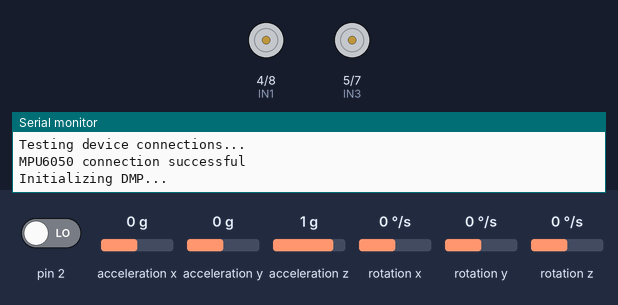
This sketch was run on a simulated Arduino Uno, built with avr-gcc and run on an emulated ATmega328P. On the bench: motor-driver pin pairs drawn as motors (green arrow = first pin HIGH = forward, orange = second pin HIGH = backward, longer = more drive, scaled by the enable pin), the last lines printed to the serial monitor. Inputs (shaded band) come from the test bench; at power-on: rotation z 0 °/s, pin 2 LOW, acceleration x 0 g, acceleration y 0 g, acceleration z 1 g, rotation x 0 °/s, rotation y 0 °/s. The sensor or clock chip raises its interrupt line as the real part does.

Above: at 0.1 s.
At 1.7 s:
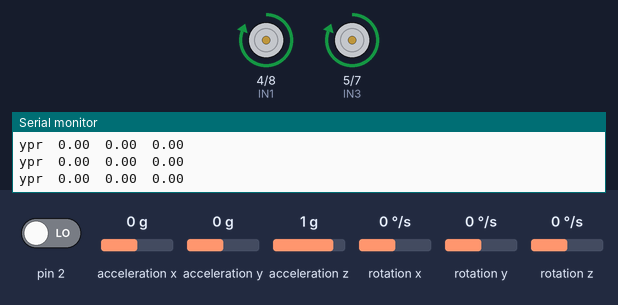
1.8 s: rotation z set to -192 °/s
Timing chart, 0 to 4.8 s (numbered marks = the images above; inputs shaded):
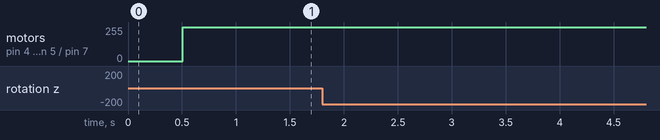

The sketch:

Balance.ino
```cpp
#include "MPU6050_6Axis_MotionApps20.h"
#include "I2Cdev.h"
#include "Wire.h"

MPU6050 mpu;
Quaternion q;
VectorFloat gravity;
float ypr[3];

bool dmpReady = false;
uint8_t mpuIntStatus;
uint8_t devStatus;
uint16_t packetSize;
uint16_t fifoCount;
uint8_t fifoBuffer[64];

double originalSetpoint = 180;
double setpoint = originalSetpoint;
double movingAngleOffset = 0.3;
double input, output, p=70, i=240, d=1.9, ITerm, lastInput, error;
double outMin=-255, outMax=255, dInput;
double motorAConst=1, motorBConst=1;
int SampleTime = 10;
unsigned long lastTime = millis()-SampleTime;

int ENA = 3;
int IN1 = 4;
int IN2 = 8;
int IN3 = 5;
int IN4 = 7;
int ENB = 6;
int currentSpeed;
int MIN_ABS_SPEED = 30;

volatile bool mpuInterrupt = false;
void dmpDataReady(){
  mpuInterrupt = true;
}

void Compute(){
  unsigned long now = millis();
  unsigned long timeChange = now - lastTime;
  if(timeChange>=SampleTime){
    error = setpoint - input;
    ITerm = ITerm + (i*error);
    if(ITerm > outMax) ITerm = outMax;
    else if(ITerm < outMin) ITerm = outMin;
    dInput = (input - lastInput);
    output = p * error + ITerm- d * dInput;
    if(output > outMax) output = outMax;
    else if(output < outMin) output = outMin;
    lastInput = input;
    lastTime = now;
  }
}

void Move(int speed, int minSpeed){
  int direction = 1;
  if(speed < 0){
    direction = -1;
    speed = min(speed,-1*minSpeed);
    speed = max(speed,-255);
  }
  else
  {
    speed = max(speed,minSpeed);
    speed = min(speed,255);
  }
  if(speed == currentSpeed) return;
  int realSpeed = max(minSpeed, abs(speed));
  digitalWrite(IN1, speed > 0 ? HIGH : LOW);
  digitalWrite(IN2, speed > 0 ? LOW : HIGH);
  digitalWrite(IN3, speed > 0 ? HIGH : LOW);
  digitalWrite(IN4, speed > 0 ? LOW : HIGH);
  analogWrite(ENA, realSpeed * motorAConst);
  analogWrite(ENB, realSpeed * motorBConst);
  currentSpeed = direction * realSpeed;
}

void setup() {
  pinMode(ENA, OUTPUT);
  pinMode(IN1, OUTPUT);
  pinMode(IN2, OUTPUT);
  pinMode(ENB, OUTPUT);
  pinMode(IN3, OUTPUT);
  pinMode(IN4, OUTPUT);
  Wire.begin();
  TWBR = 24;//jashgdjhbasdhja
  Serial.begin(115200);
  while(!Serial);
  Serial.println(F("Initializing I2C devices..."));
  mpu.initialize();
  Serial.println(F("Testing device connections..."));
  Serial.println(mpu.testConnection() ? F("MPU6050 connection successful") : F("MPU6050 connection failed"));
  Serial.println(F("Initializing DMP..."));
  devStatus = mpu.dmpInitialize();

  if (devStatus == 0){
    Serial.println(F("Enabling DMP..."));
    mpu.setDMPEnabled(true);
    Serial.println(F("Enabling interrupt detection (Arduino external interrupt 0)..."));
    attachInterrupt(0, dmpDataReady, RISING);
    mpuIntStatus = mpu.getIntStatus();
    Serial.println(F("DMP ready! Waiting for first interrupt..."));
    dmpReady = true;
    packetSize = mpu.dmpGetFIFOPacketSize();
  }
  else{
    Serial.print(F("DMP Initialization failed (code "));
    Serial.print(devStatus);
    Serial.println(F(")"));
  }
}

void loop() {
  if (!dmpReady) return;
  while (!mpuInterrupt && fifoCount < packetSize){
    Compute();
    Move(output, MIN_ABS_SPEED);
  }
  mpuInterrupt = false;
  mpuIntStatus = mpu.getIntStatus();
  fifoCount = mpu.getFIFOCount();
  if ((mpuIntStatus & 0x10) || fifoCount == 1024){
    mpu.resetFIFO();
    Serial.println(F("FIFO overflow!"));
  }
  else if (mpuIntStatus & 0x02){
    while (fifoCount < packetSize) fifoCount = mpu.getFIFOCount();
    mpu.getFIFOBytes(fifoBuffer, packetSize);
    fifoCount -= packetSize;
    mpu.dmpGetQuaternion(&q, fifoBuffer);
    mpu.dmpGetGravity(&gravity, &q);
    mpu.dmpGetYawPitchRoll(ypr, &q, &gravity);
    Serial.print("ypr\t");
    Serial.print(ypr[0] * 180/M_PI);
    Serial.print("\t");
    Serial.print(ypr[1] * 180/M_PI);
    Serial.print("\t");
    Serial.println(ypr[2] * 180/M_PI);
    //pitch = (1 - alpha)*pitch + alpha*ypr[1];
    //Serial.println(pitch * 180/M_PI);
    input = (ypr[1]) * 180/M_PI + 180;
   }
}
```
